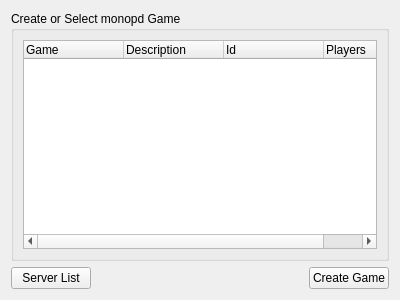
<?xml version="1.0" encoding="UTF-8"?>
<ui version="4.0">
 <class>SelectGame</class>
 <widget class="QWidget" name="SelectGame">
  <property name="geometry">
   <rect>
    <x>0</x>
    <y>0</y>
    <width>400</width>
    <height>300</height>
   </rect>
  </property>
  <layout class="QVBoxLayout" name="verticalLayout_2">
   <item>
    <widget class="QGroupBox" name="groupBox">
     <property name="title">
      <string>Create or Select monopd Game</string>
     </property>
     <layout class="QVBoxLayout" name="verticalLayout">
      <item>
       <widget class="QTreeWidget" name="m_gameList">
        <property name="rootIsDecorated">
         <bool>false</bool>
        </property>
        <property name="allColumnsShowFocus">
         <bool>true</bool>
        </property>
        <column>
         <property name="text">
          <string>Game</string>
         </property>
        </column>
        <column>
         <property name="text">
          <string>Description</string>
         </property>
        </column>
        <column>
         <property name="text">
          <string>Id</string>
         </property>
        </column>
        <column>
         <property name="text">
          <string>Players</string>
         </property>
        </column>
       </widget>
      </item>
     </layout>
    </widget>
   </item>
   <item>
    <layout class="QHBoxLayout" name="horizontalLayout">
     <item>
      <widget class="QPushButton" name="backButton">
       <property name="text">
        <string>Server List</string>
       </property>
      </widget>
     </item>
     <item>
      <spacer name="horizontalSpacer">
       <property name="orientation">
        <enum>Qt::Horizontal</enum>
       </property>
       <property name="sizeHint" stdset="0">
        <size>
         <width>5</width>
         <height>5</height>
        </size>
       </property>
      </spacer>
     </item>
     <item>
      <widget class="QPushButton" name="m_connectButton">
       <property name="text">
        <string>Create Game</string>
       </property>
      </widget>
     </item>
    </layout>
   </item>
  </layout>
 </widget>
 <resources/>
 <connections/>
</ui>
